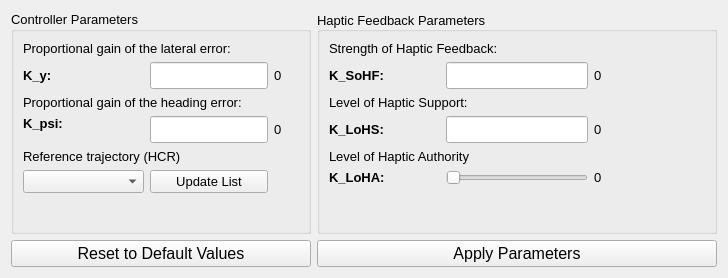
<?xml version="1.0" encoding="UTF-8"?>
<ui version="4.0">
 <class>Form</class>
 <widget class="QWidget" name="Form">
  <property name="geometry">
   <rect>
    <x>0</x>
    <y>0</y>
    <width>724</width>
    <height>278</height>
   </rect>
  </property>
  <property name="windowTitle">
   <string>Form</string>
  </property>
  <layout class="QGridLayout" name="gridLayout">
   <item row="0" column="2">
    <widget class="QGroupBox" name="groupHapticparam">
     <property name="sizePolicy">
      <sizepolicy hsizetype="Preferred" vsizetype="Preferred">
       <horstretch>0</horstretch>
       <verstretch>0</verstretch>
      </sizepolicy>
     </property>
     <property name="minimumSize">
      <size>
       <width>400</width>
       <height>0</height>
      </size>
     </property>
     <property name="maximumSize">
      <size>
       <width>800</width>
       <height>16777215</height>
      </size>
     </property>
     <property name="font">
      <font>
       <pointsize>10</pointsize>
       <weight>50</weight>
       <bold>false</bold>
      </font>
     </property>
     <property name="title">
      <string>Haptic Feedback Parameters</string>
     </property>
     <property name="alignment">
      <set>Qt::AlignLeading|Qt::AlignLeft|Qt::AlignVCenter</set>
     </property>
     <layout class="QGridLayout" name="gridLayout_6">
      <item row="0" column="0">
       <layout class="QGridLayout" name="gridLayout_5">
        <item row="0" column="0" colspan="3">
         <widget class="QLabel" name="lblKsohftitle">
          <property name="font">
           <font>
            <pointsize>10</pointsize>
            <weight>50</weight>
            <bold>false</bold>
           </font>
          </property>
          <property name="text">
           <string>Strength of Haptic Feedback:</string>
          </property>
          <property name="alignment">
           <set>Qt::AlignLeading|Qt::AlignLeft|Qt::AlignTop</set>
          </property>
         </widget>
        </item>
        <item row="3" column="1">
         <widget class="QLineEdit" name="edit_lohs">
          <property name="sizePolicy">
           <sizepolicy hsizetype="Minimum" vsizetype="Fixed">
            <horstretch>0</horstretch>
            <verstretch>0</verstretch>
           </sizepolicy>
          </property>
          <property name="font">
           <font>
            <pointsize>12</pointsize>
           </font>
          </property>
         </widget>
        </item>
        <item row="6" column="1">
         <widget class="QSlider" name="slider_loha">
          <property name="sizePolicy">
           <sizepolicy hsizetype="Minimum" vsizetype="Fixed">
            <horstretch>0</horstretch>
            <verstretch>0</verstretch>
           </sizepolicy>
          </property>
          <property name="maximum">
           <number>100</number>
          </property>
          <property name="orientation">
           <enum>Qt::Horizontal</enum>
          </property>
         </widget>
        </item>
        <item row="3" column="0">
         <widget class="QLabel" name="lblKlohs">
          <property name="font">
           <font>
            <pointsize>10</pointsize>
            <weight>75</weight>
            <bold>true</bold>
           </font>
          </property>
          <property name="text">
           <string>K_LoHS:</string>
          </property>
         </widget>
        </item>
        <item row="1" column="0">
         <widget class="QLabel" name="lblKsohf">
          <property name="font">
           <font>
            <pointsize>10</pointsize>
            <weight>75</weight>
            <bold>true</bold>
           </font>
          </property>
          <property name="text">
           <string>K_SoHF:</string>
          </property>
         </widget>
        </item>
        <item row="6" column="0">
         <widget class="QLabel" name="lblKloha">
          <property name="font">
           <font>
            <pointsize>10</pointsize>
            <weight>75</weight>
            <bold>true</bold>
           </font>
          </property>
          <property name="text">
           <string>K_LoHA:</string>
          </property>
         </widget>
        </item>
        <item row="6" column="2">
         <widget class="QLabel" name="lbl_loha">
          <property name="font">
           <font>
            <pointsize>10</pointsize>
           </font>
          </property>
          <property name="text">
           <string>0</string>
          </property>
          <property name="alignment">
           <set>Qt::AlignLeading|Qt::AlignLeft|Qt::AlignVCenter</set>
          </property>
         </widget>
        </item>
        <item row="1" column="1">
         <widget class="QLineEdit" name="edit_sohf">
          <property name="sizePolicy">
           <sizepolicy hsizetype="Minimum" vsizetype="Fixed">
            <horstretch>0</horstretch>
            <verstretch>0</verstretch>
           </sizepolicy>
          </property>
          <property name="font">
           <font>
            <pointsize>12</pointsize>
           </font>
          </property>
         </widget>
        </item>
        <item row="4" column="0" colspan="3">
         <widget class="QLabel" name="lblKlohatitle">
          <property name="font">
           <font>
            <pointsize>10</pointsize>
            <weight>50</weight>
            <bold>false</bold>
           </font>
          </property>
          <property name="text">
           <string>Level of Haptic Authority</string>
          </property>
         </widget>
        </item>
        <item row="2" column="0" colspan="3">
         <widget class="QLabel" name="lblKlohstitle">
          <property name="font">
           <font>
            <pointsize>10</pointsize>
            <weight>50</weight>
            <bold>false</bold>
           </font>
          </property>
          <property name="text">
           <string>Level of Haptic Support:</string>
          </property>
         </widget>
        </item>
        <item row="1" column="2">
         <widget class="QLabel" name="lbl_sohf">
          <property name="font">
           <font>
            <pointsize>10</pointsize>
            <weight>50</weight>
            <bold>false</bold>
           </font>
          </property>
          <property name="text">
           <string>0</string>
          </property>
          <property name="alignment">
           <set>Qt::AlignLeading|Qt::AlignLeft|Qt::AlignVCenter</set>
          </property>
         </widget>
        </item>
        <item row="3" column="2">
         <widget class="QLabel" name="lbl_lohs">
          <property name="font">
           <font>
            <pointsize>10</pointsize>
            <weight>50</weight>
            <bold>false</bold>
           </font>
          </property>
          <property name="text">
           <string>0</string>
          </property>
          <property name="alignment">
           <set>Qt::AlignLeading|Qt::AlignLeft|Qt::AlignVCenter</set>
          </property>
         </widget>
        </item>
       </layout>
      </item>
      <item row="1" column="0">
       <spacer name="verticalSpacer_2">
        <property name="orientation">
         <enum>Qt::Vertical</enum>
        </property>
        <property name="sizeHint" stdset="0">
         <size>
          <width>20</width>
          <height>40</height>
         </size>
        </property>
       </spacer>
      </item>
     </layout>
    </widget>
   </item>
   <item row="0" column="0" colspan="2">
    <widget class="QGroupBox" name="groupControlparam">
     <property name="sizePolicy">
      <sizepolicy hsizetype="Preferred" vsizetype="Preferred">
       <horstretch>0</horstretch>
       <verstretch>0</verstretch>
      </sizepolicy>
     </property>
     <property name="minimumSize">
      <size>
       <width>300</width>
       <height>0</height>
      </size>
     </property>
     <property name="maximumSize">
      <size>
       <width>8000</width>
       <height>16777215</height>
      </size>
     </property>
     <property name="font">
      <font>
       <pointsize>10</pointsize>
       <weight>50</weight>
       <bold>false</bold>
      </font>
     </property>
     <property name="title">
      <string>Controller Parameters</string>
     </property>
     <layout class="QGridLayout" name="gridLayout_4">
      <item row="0" column="1">
       <layout class="QGridLayout" name="gridLayout_3">
        <item row="3" column="0" colspan="3">
         <widget class="QLabel" name="lblKpsititle">
          <property name="font">
           <font>
            <pointsize>10</pointsize>
            <weight>50</weight>
            <bold>false</bold>
           </font>
          </property>
          <property name="text">
           <string>Proportional gain of the heading error:</string>
          </property>
         </widget>
        </item>
        <item row="2" column="2">
         <widget class="QLabel" name="lbl_k_y">
          <property name="sizePolicy">
           <sizepolicy hsizetype="Preferred" vsizetype="Preferred">
            <horstretch>0</horstretch>
            <verstretch>0</verstretch>
           </sizepolicy>
          </property>
          <property name="minimumSize">
           <size>
            <width>0</width>
            <height>0</height>
           </size>
          </property>
          <property name="font">
           <font>
            <pointsize>10</pointsize>
            <weight>50</weight>
            <bold>false</bold>
           </font>
          </property>
          <property name="text">
           <string>0</string>
          </property>
          <property name="alignment">
           <set>Qt::AlignLeading|Qt::AlignLeft|Qt::AlignVCenter</set>
          </property>
         </widget>
        </item>
        <item row="4" column="2">
         <widget class="QLabel" name="lbl_k_psi">
          <property name="sizePolicy">
           <sizepolicy hsizetype="Minimum" vsizetype="Preferred">
            <horstretch>0</horstretch>
            <verstretch>0</verstretch>
           </sizepolicy>
          </property>
          <property name="font">
           <font>
            <pointsize>10</pointsize>
            <weight>50</weight>
            <bold>false</bold>
           </font>
          </property>
          <property name="text">
           <string>0</string>
          </property>
          <property name="alignment">
           <set>Qt::AlignLeading|Qt::AlignLeft|Qt::AlignVCenter</set>
          </property>
         </widget>
        </item>
        <item row="0" column="0" colspan="3">
         <widget class="QLabel" name="lblKytitle">
          <property name="font">
           <font>
            <pointsize>10</pointsize>
            <weight>50</weight>
            <bold>false</bold>
           </font>
          </property>
          <property name="text">
           <string>Proportional gain of the lateral error:</string>
          </property>
          <property name="alignment">
           <set>Qt::AlignLeading|Qt::AlignLeft|Qt::AlignTop</set>
          </property>
         </widget>
        </item>
        <item row="6" column="0">
         <widget class="QComboBox" name="cmbbox_hcr_selection">
          <property name="sizePolicy">
           <sizepolicy hsizetype="Preferred" vsizetype="Fixed">
            <horstretch>0</horstretch>
            <verstretch>0</verstretch>
           </sizepolicy>
          </property>
          <property name="minimumSize">
           <size>
            <width>0</width>
            <height>0</height>
           </size>
          </property>
          <property name="font">
           <font>
            <weight>50</weight>
            <bold>false</bold>
           </font>
          </property>
         </widget>
        </item>
        <item row="4" column="1">
         <widget class="QLineEdit" name="edit_k_psi">
          <property name="sizePolicy">
           <sizepolicy hsizetype="Preferred" vsizetype="Fixed">
            <horstretch>0</horstretch>
            <verstretch>0</verstretch>
           </sizepolicy>
          </property>
          <property name="font">
           <font>
            <pointsize>12</pointsize>
           </font>
          </property>
         </widget>
        </item>
        <item row="6" column="1">
         <widget class="QPushButton" name="btn_update_hcr_list">
          <property name="sizePolicy">
           <sizepolicy hsizetype="Preferred" vsizetype="Fixed">
            <horstretch>0</horstretch>
            <verstretch>0</verstretch>
           </sizepolicy>
          </property>
          <property name="font">
           <font>
            <pointsize>10</pointsize>
           </font>
          </property>
          <property name="text">
           <string>Update List</string>
          </property>
         </widget>
        </item>
        <item row="4" column="0">
         <widget class="QLabel" name="lblKpsi">
          <property name="minimumSize">
           <size>
            <width>121</width>
            <height>0</height>
           </size>
          </property>
          <property name="maximumSize">
           <size>
            <width>10000</width>
            <height>16777215</height>
           </size>
          </property>
          <property name="font">
           <font>
            <pointsize>10</pointsize>
            <weight>75</weight>
            <bold>true</bold>
           </font>
          </property>
          <property name="text">
           <string>K_psi:</string>
          </property>
          <property name="alignment">
           <set>Qt::AlignLeading|Qt::AlignLeft|Qt::AlignTop</set>
          </property>
         </widget>
        </item>
        <item row="5" column="0" colspan="3">
         <widget class="QLabel" name="lblHcrtitle">
          <property name="sizePolicy">
           <sizepolicy hsizetype="Fixed" vsizetype="Preferred">
            <horstretch>0</horstretch>
            <verstretch>0</verstretch>
           </sizepolicy>
          </property>
          <property name="font">
           <font>
            <pointsize>10</pointsize>
            <weight>50</weight>
            <bold>false</bold>
           </font>
          </property>
          <property name="text">
           <string>Reference trajectory (HCR)</string>
          </property>
         </widget>
        </item>
        <item row="8" column="0" colspan="2">
         <spacer name="verticalSpacer">
          <property name="orientation">
           <enum>Qt::Vertical</enum>
          </property>
          <property name="sizeHint" stdset="0">
           <size>
            <width>20</width>
            <height>40</height>
           </size>
          </property>
         </spacer>
        </item>
        <item row="2" column="0">
         <widget class="QLabel" name="lblKy">
          <property name="sizePolicy">
           <sizepolicy hsizetype="Minimum" vsizetype="Preferred">
            <horstretch>0</horstretch>
            <verstretch>0</verstretch>
           </sizepolicy>
          </property>
          <property name="minimumSize">
           <size>
            <width>121</width>
            <height>0</height>
           </size>
          </property>
          <property name="maximumSize">
           <size>
            <width>16777215</width>
            <height>16777215</height>
           </size>
          </property>
          <property name="font">
           <font>
            <pointsize>10</pointsize>
            <weight>75</weight>
            <bold>true</bold>
           </font>
          </property>
          <property name="text">
           <string>K_y:</string>
          </property>
         </widget>
        </item>
        <item row="2" column="1">
         <widget class="QLineEdit" name="edit_k_y">
          <property name="sizePolicy">
           <sizepolicy hsizetype="Preferred" vsizetype="Fixed">
            <horstretch>0</horstretch>
            <verstretch>0</verstretch>
           </sizepolicy>
          </property>
          <property name="font">
           <font>
            <pointsize>12</pointsize>
           </font>
          </property>
          <property name="alignment">
           <set>Qt::AlignLeading|Qt::AlignLeft|Qt::AlignTop</set>
          </property>
         </widget>
        </item>
        <item row="4" column="3">
         <spacer name="horizontalSpacer">
          <property name="orientation">
           <enum>Qt::Horizontal</enum>
          </property>
          <property name="sizeHint" stdset="0">
           <size>
            <width>40</width>
            <height>20</height>
           </size>
          </property>
         </spacer>
        </item>
       </layout>
      </item>
     </layout>
    </widget>
   </item>
   <item row="3" column="2">
    <widget class="QPushButton" name="btn_apply">
     <property name="sizePolicy">
      <sizepolicy hsizetype="Preferred" vsizetype="Fixed">
       <horstretch>0</horstretch>
       <verstretch>0</verstretch>
      </sizepolicy>
     </property>
     <property name="font">
      <font>
       <pointsize>12</pointsize>
       <weight>50</weight>
       <bold>false</bold>
      </font>
     </property>
     <property name="styleSheet">
      <string notr="true">QPushButton:pressed{ background-color: rgba(65, 155, 77, 204);}
</string>
     </property>
     <property name="text">
      <string>Apply Parameters</string>
     </property>
     <property name="autoDefault">
      <bool>false</bool>
     </property>
     <property name="default">
      <bool>false</bool>
     </property>
     <property name="flat">
      <bool>false</bool>
     </property>
    </widget>
   </item>
   <item row="3" column="0" colspan="2">
    <widget class="QPushButton" name="btn_reset">
     <property name="font">
      <font>
       <pointsize>12</pointsize>
      </font>
     </property>
     <property name="text">
      <string>Reset to Default Values</string>
     </property>
    </widget>
   </item>
  </layout>
 </widget>
 <resources/>
 <connections/>
</ui>
